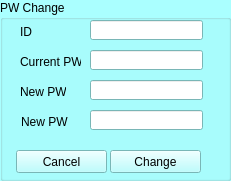
  <widget class="QGroupBox" name="grp_pwchange">
   <property name="geometry">
    <rect>
     <x>480</x>
     <y>350</y>
     <width>231</width>
     <height>181</height>
    </rect>
   </property>
   <property name="palette">
    <palette>
     <active>
      <colorrole role="WindowText">
       <brush brushstyle="SolidPattern">
        <color alpha="255">
         <red>0</red>
         <green>0</green>
         <blue>0</blue>
        </color>
       </brush>
      </colorrole>
      <colorrole role="Button">
       <brush brushstyle="SolidPattern">
        <color alpha="255">
         <red>170</red>
         <green>255</green>
         <blue>255</blue>
        </color>
       </brush>
      </colorrole>
      <colorrole role="Light">
       <brush brushstyle="SolidPattern">
        <color alpha="255">
         <red>255</red>
         <green>255</green>
         <blue>255</blue>
        </color>
       </brush>
      </colorrole>
      <colorrole role="Midlight">
       <brush brushstyle="SolidPattern">
        <color alpha="255">
         <red>212</red>
         <green>255</green>
         <blue>255</blue>
        </color>
       </brush>
      </colorrole>
      <colorrole role="Dark">
       <brush brushstyle="SolidPattern">
        <color alpha="255">
         <red>85</red>
         <green>127</green>
         <blue>127</blue>
        </color>
       </brush>
      </colorrole>
      <colorrole role="Mid">
       <brush brushstyle="SolidPattern">
        <color alpha="255">
         <red>113</red>
         <green>170</green>
         <blue>170</blue>
        </color>
       </brush>
      </colorrole>
      <colorrole role="Text">
       <brush brushstyle="SolidPattern">
        <color alpha="255">
         <red>0</red>
         <green>0</green>
         <blue>0</blue>
        </color>
       </brush>
      </colorrole>
      <colorrole role="BrightText">
       <brush brushstyle="SolidPattern">
        <color alpha="255">
         <red>255</red>
         <green>255</green>
         <blue>255</blue>
        </color>
       </brush>
      </colorrole>
      <colorrole role="ButtonText">
       <brush brushstyle="SolidPattern">
        <color alpha="255">
         <red>0</red>
         <green>0</green>
         <blue>0</blue>
        </color>
       </brush>
      </colorrole>
      <colorrole role="Base">
       <brush brushstyle="SolidPattern">
        <color alpha="255">
         <red>255</red>
         <green>255</green>
         <blue>255</blue>
        </color>
       </brush>
      </colorrole>
      <colorrole role="Window">
       <brush brushstyle="SolidPattern">
        <color alpha="255">
         <red>170</red>
         <green>255</green>
         <blue>255</blue>
        </color>
       </brush>
      </colorrole>
      <colorrole role="Shadow">
       <brush brushstyle="SolidPattern">
        <color alpha="255">
         <red>0</red>
         <green>0</green>
         <blue>0</blue>
        </color>
       </brush>
      </colorrole>
      <colorrole role="AlternateBase">
       <brush brushstyle="SolidPattern">
        <color alpha="255">
         <red>212</red>
         <green>255</green>
         <blue>255</blue>
        </color>
       </brush>
      </colorrole>
      <colorrole role="ToolTipBase">
       <brush brushstyle="SolidPattern">
        <color alpha="255">
         <red>255</red>
         <green>255</green>
         <blue>220</blue>
        </color>
       </brush>
      </colorrole>
      <colorrole role="ToolTipText">
       <brush brushstyle="SolidPattern">
        <color alpha="255">
         <red>0</red>
         <green>0</green>
         <blue>0</blue>
        </color>
       </brush>
      </colorrole>
     </active>
     <inactive>
      <colorrole role="WindowText">
       <brush brushstyle="SolidPattern">
        <color alpha="255">
         <red>0</red>
         <green>0</green>
         <blue>0</blue>
        </color>
       </brush>
      </colorrole>
      <colorrole role="Button">
       <brush brushstyle="SolidPattern">
        <color alpha="255">
         <red>170</red>
         <green>255</green>
         <blue>255</blue>
        </color>
       </brush>
      </colorrole>
      <colorrole role="Light">
       <brush brushstyle="SolidPattern">
        <color alpha="255">
         <red>255</red>
         <green>255</green>
         <blue>255</blue>
        </color>
       </brush>
      </colorrole>
      <colorrole role="Midlight">
       <brush brushstyle="SolidPattern">
        <color alpha="255">
         <red>212</red>
         <green>255</green>
         <blue>255</blue>
        </color>
       </brush>
      </colorrole>
      <colorrole role="Dark">
       <brush brushstyle="SolidPattern">
        <color alpha="255">
         <red>85</red>
         <green>127</green>
         <blue>127</blue>
        </color>
       </brush>
      </colorrole>
      <colorrole role="Mid">
       <brush brushstyle="SolidPattern">
        <color alpha="255">
         <red>113</red>
         <green>170</green>
         <blue>170</blue>
        </color>
       </brush>
      </colorrole>
      <colorrole role="Text">
       <brush brushstyle="SolidPattern">
        <color alpha="255">
         <red>0</red>
         <green>0</green>
         <blue>0</blue>
        </color>
       </brush>
      </colorrole>
      <colorrole role="BrightText">
       <brush brushstyle="SolidPattern">
        <color alpha="255">
         <red>255</red>
         <green>255</green>
         <blue>255</blue>
        </color>
       </brush>
      </colorrole>
      <colorrole role="ButtonText">
       <brush brushstyle="SolidPattern">
        <color alpha="255">
         <red>0</red>
         <green>0</green>
         <blue>0</blue>
        </color>
       </brush>
      </colorrole>
      <colorrole role="Base">
       <brush brushstyle="SolidPattern">
        <color alpha="255">
         <red>255</red>
         <green>255</green>
         <blue>255</blue>
        </color>
       </brush>
      </colorrole>
      <colorrole role="Window">
       <brush brushstyle="SolidPattern">
        <color alpha="255">
         <red>170</red>
         <green>255</green>
         <blue>255</blue>
        </color>
       </brush>
      </colorrole>
      <colorrole role="Shadow">
       <brush brushstyle="SolidPattern">
        <color alpha="255">
         <red>0</red>
         <green>0</green>
         <blue>0</blue>
        </color>
       </brush>
      </colorrole>
      <colorrole role="AlternateBase">
       <brush brushstyle="SolidPattern">
        <color alpha="255">
         <red>212</red>
         <green>255</green>
         <blue>255</blue>
        </color>
       </brush>
      </colorrole>
      <colorrole role="ToolTipBase">
       <brush brushstyle="SolidPattern">
        <color alpha="255">
         <red>255</red>
         <green>255</green>
         <blue>220</blue>
        </color>
       </brush>
      </colorrole>
      <colorrole role="ToolTipText">
       <brush brushstyle="SolidPattern">
        <color alpha="255">
         <red>0</red>
         <green>0</green>
         <blue>0</blue>
        </color>
       </brush>
      </colorrole>
     </inactive>
     <disabled>
      <colorrole role="WindowText">
       <brush brushstyle="SolidPattern">
        <color alpha="255">
         <red>85</red>
         <green>127</green>
         <blue>127</blue>
        </color>
       </brush>
      </colorrole>
      <colorrole role="Button">
       <brush brushstyle="SolidPattern">
        <color alpha="255">
         <red>170</red>
         <green>255</green>
         <blue>255</blue>
        </color>
       </brush>
      </colorrole>
      <colorrole role="Light">
       <brush brushstyle="SolidPattern">
        <color alpha="255">
         <red>255</red>
         <green>255</green>
         <blue>255</blue>
        </color>
       </brush>
      </colorrole>
      <colorrole role="Midlight">
       <brush brushstyle="SolidPattern">
        <color alpha="255">
         <red>212</red>
         <green>255</green>
         <blue>255</blue>
        </color>
       </brush>
      </colorrole>
      <colorrole role="Dark">
       <brush brushstyle="SolidPattern">
        <color alpha="255">
         <red>85</red>
         <green>127</green>
         <blue>127</blue>
        </color>
       </brush>
      </colorrole>
      <colorrole role="Mid">
       <brush brushstyle="SolidPattern">
        <color alpha="255">
         <red>113</red>
         <green>170</green>
         <blue>170</blue>
        </color>
       </brush>
      </colorrole>
      <colorrole role="Text">
       <brush brushstyle="SolidPattern">
        <color alpha="255">
         <red>85</red>
         <green>127</green>
         <blue>127</blue>
        </color>
       </brush>
      </colorrole>
      <colorrole role="BrightText">
       <brush brushstyle="SolidPattern">
        <color alpha="255">
         <red>255</red>
         <green>255</green>
         <blue>255</blue>
        </color>
       </brush>
      </colorrole>
      <colorrole role="ButtonText">
       <brush brushstyle="SolidPattern">
        <color alpha="255">
         <red>85</red>
         <green>127</green>
         <blue>127</blue>
        </color>
       </brush>
      </colorrole>
      <colorrole role="Base">
       <brush brushstyle="SolidPattern">
        <color alpha="255">
         <red>170</red>
         <green>255</green>
         <blue>255</blue>
        </color>
       </brush>
      </colorrole>
      <colorrole role="Window">
       <brush brushstyle="SolidPattern">
        <color alpha="255">
         <red>170</red>
         <green>255</green>
         <blue>255</blue>
        </color>
       </brush>
      </colorrole>
      <colorrole role="Shadow">
       <brush brushstyle="SolidPattern">
        <color alpha="255">
         <red>0</red>
         <green>0</green>
         <blue>0</blue>
        </color>
       </brush>
      </colorrole>
      <colorrole role="AlternateBase">
       <brush brushstyle="SolidPattern">
        <color alpha="255">
         <red>170</red>
         <green>255</green>
         <blue>255</blue>
        </color>
       </brush>
      </colorrole>
      <colorrole role="ToolTipBase">
       <brush brushstyle="SolidPattern">
        <color alpha="255">
         <red>255</red>
         <green>255</green>
         <blue>220</blue>
        </color>
       </brush>
      </colorrole>
      <colorrole role="ToolTipText">
       <brush brushstyle="SolidPattern">
        <color alpha="255">
         <red>0</red>
         <green>0</green>
         <blue>0</blue>
        </color>
       </brush>
      </colorrole>
     </disabled>
    </palette>
   </property>
   <property name="autoFillBackground">
    <bool>true</bool>
   </property>
   <property name="title">
    <string>PW Change</string>
   </property>
   <widget class="QLineEdit" name="txt_change_id">
    <property name="geometry">
     <rect>
      <x>90</x>
      <y>20</y>
      <width>113</width>
      <height>20</height>
     </rect>
    </property>
   </widget>
   <widget class="QLineEdit" name="txt_cur_pw">
    <property name="geometry">
     <rect>
      <x>90</x>
      <y>50</y>
      <width>113</width>
      <height>20</height>
     </rect>
    </property>
   </widget>
   <widget class="QLineEdit" name="txt_change_pw">
    <property name="geometry">
     <rect>
      <x>90</x>
      <y>80</y>
      <width>113</width>
      <height>20</height>
     </rect>
    </property>
   </widget>
   <widget class="QLabel" name="label_20">
    <property name="geometry">
     <rect>
      <x>20</x>
      <y>25</y>
      <width>46</width>
      <height>13</height>
     </rect>
    </property>
    <property name="text">
     <string>ID</string>
    </property>
   </widget>
   <widget class="QLabel" name="label_21">
    <property name="geometry">
     <rect>
      <x>20</x>
      <y>54</y>
      <width>61</width>
      <height>16</height>
     </rect>
    </property>
    <property name="text">
     <string>Current PW</string>
    </property>
   </widget>
   <widget class="QLabel" name="label_22">
    <property name="geometry">
     <rect>
      <x>20</x>
      <y>85</y>
      <width>46</width>
      <height>13</height>
     </rect>
    </property>
    <property name="frameShape">
     <enum>QFrame::NoFrame</enum>
    </property>
    <property name="frameShadow">
     <enum>QFrame::Plain</enum>
    </property>
    <property name="text">
     <string>New PW</string>
    </property>
   </widget>
   <widget class="QPushButton" name="btn_change">
    <property name="geometry">
     <rect>
      <x>110</x>
      <y>150</y>
      <width>91</width>
      <height>23</height>
     </rect>
    </property>
    <property name="text">
     <string>Change</string>
    </property>
   </widget>
   <widget class="QPushButton" name="btn_change_cancel">
    <property name="geometry">
     <rect>
      <x>16</x>
      <y>150</y>
      <width>91</width>
      <height>23</height>
     </rect>
    </property>
    <property name="text">
     <string>Cancel</string>
    </property>
   </widget>
   <widget class="QLineEdit" name="txt_change_pw2">
    <property name="geometry">
     <rect>
      <x>90</x>
      <y>110</y>
      <width>113</width>
      <height>20</height>
     </rect>
    </property>
   </widget>
   <widget class="QLabel" name="label_26">
    <property name="geometry">
     <rect>
      <x>21</x>
      <y>114</y>
      <width>61</width>
      <height>16</height>
     </rect>
    </property>
    <property name="text">
     <string>New PW</string>
    </property>
   </widget>
  </widget>
